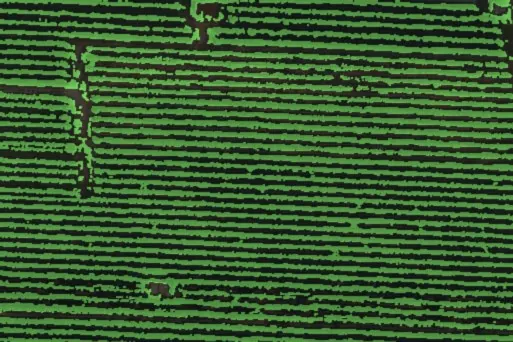
#> input picture img/compare-a.webp, 513 x 342 px
$ python clean.py ../../img/compare-a.webp ../../img/compare-b.webp 1.0
#> lines starting #> are read from the running program, lines starting #| are printed output that depends on the picture
import cv2, numpy as np, sys
src, dst, top = sys.argv[1], sys.argv[2], float(sys.argv[3])   # top: frazione dove inizia il suolo
im = cv2.imread(src)
#> im is the input picture: shape (342, 513, 3); mean B, G, R 46.4, 89.7, 54.4
g = cv2.cvtColor(im, cv2.COLOR_BGR2GRAY).astype(np.float32)
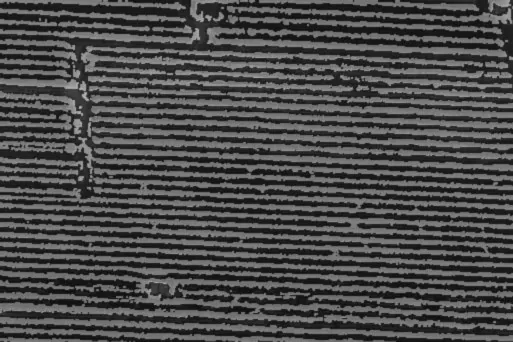
#> g: shape (342, 513) float32; min 6, max 181, mean 74.2
loc = cv2.GaussianBlur(g, (0, 0), 12)
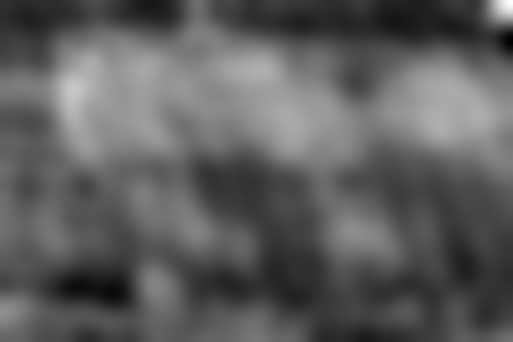
#> loc: shape (342, 513) float32; min 60.56, max 97.35, mean 74.2; drawn with min black and max white
H = im.shape[0]
#> H = 342
mask = ((g < loc * 0.55) & (np.arange(H)[:, None] > int(H * (top + 0.04)))).astype(np.uint8) * 255
#> mask: shape (342, 513); every value is 0
mask = cv2.dilate(mask, np.ones((5, 5), np.uint8))
out = cv2.inpaint(im, mask, 6, cv2.INPAINT_TELEA)
cv2.imwrite(dst, out); print('masked px', int((mask > 0).sum()))
#| masked px 0
